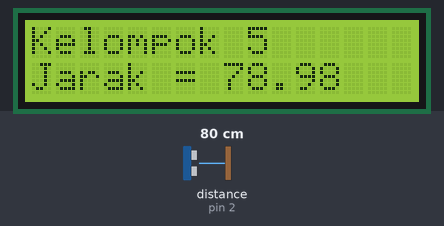
The sketch below on a simulated Arduino Uno, built with avr-gcc and run on an emulated ATmega328P. Parts: 16×2 character LCD. Wiring (inferred from the names in the program): ultrasonic range finder: trigger pin 3; echo pin 2. Inputs (shaded band) come from the test bench; at power-on: distance to the obstacle (sensor on pin 2) 80 cm. The echo pulse lasts 58.3 µs per cm; what the sketch prints to the serial monitor is not drawn.

Above: at 1.2 s.
1.3 s: distance to the obstacle (sensor on pin 2) set to 4 cm
At 1.33 s:
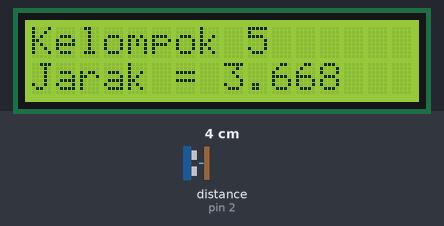
2.8 s: distance to the obstacle (sensor on pin 2) set to 60 cm
At 3.5 s:
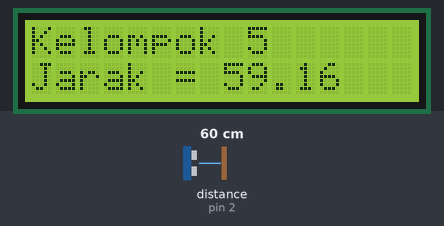
4.3 s: distance to the obstacle (sensor on pin 2) set to 2 cm
At 5.5 s:
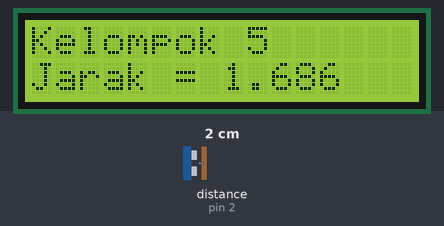
5.8 s: distance to the obstacle (sensor on pin 2) set to 18 cm
At 5.86 s:
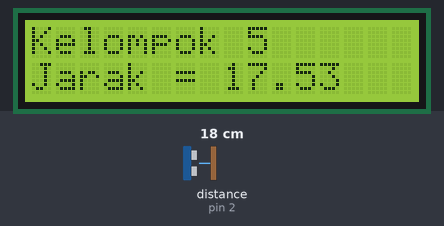

Measured:
- after the input at 1.3 s, the display: changes at once (image 1)
- after the input at 2.8 s, the display: first differs from a run without the input at once (image 2)
- after the input at 4.3 s, the display: changes at once (image 3)
- after the input at 5.8 s, the display: first changes at once (image 4 shows a later state)

The sketch:

praktium5_HCSR_bagian1.ino
```cpp
#define echoPin 2 // attach pin D2 Arduino to pin Echo of HC-SR04
#define trigPin 3 //attach pin D3 Arduino to pin Trig of HC-SR04
#include <LiquidCrystal_I2C.h>
LiquidCrystal_I2C lcd(0x27, 16, 2);

// defines variables
long duration; // variable for the duration of sound wave travel
float distance; // variable for the distance measurement

void setup() {
  pinMode(trigPin, OUTPUT); // Sets the trigPin as an OUTPUT
  pinMode(echoPin, INPUT); // Sets the echoPin as an INPUT
  lcd.begin();
  Serial.begin(9600); // // Serial Communication is starting with 9600 of baudrate speed
  Serial.println("Ultrasonic Sensor HC-SR04 Test"); // print some text in Serial Monitor
  Serial.println("with Arduino UNO R3");
}
void loop() {
  // Clears the trigPin condition
  digitalWrite(trigPin, LOW);
  delayMicroseconds(2);
  // Sets the trigPin HIGH (ACTIVE) for 10 microseconds
  digitalWrite(trigPin, HIGH);
  delayMicroseconds(10);
  digitalWrite(trigPin, LOW);
  // Reads the echoPin, returns the sound wave travel time in microseconds
  duration = pulseIn(echoPin, HIGH);
  // Calculating the distance
  distance = duration * 0.034 / 2; // Speed of sound wave divided by 2 (go and back)
  // Displays the distance on the Serial Monitor
  Serial.print("Distance: ");
  Serial.print(distance);
  Serial.println(" cm");
  lcd.setCursor(0,0);
  lcd.print("Kelompok 5");
  lcd.setCursor(0,1);
  lcd.print("Jarak = ");
  lcd.print (distance);
}
```
